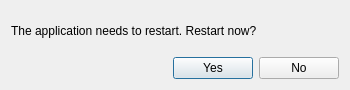
<?xml version="1.0" encoding="UTF-8"?>
<ui version="4.0">
 <class>RestartDialog</class>
 <widget class="QDialog" name="RestartDialog">
  <property name="geometry">
   <rect>
    <x>0</x>
    <y>0</y>
    <width>350</width>
    <height>90</height>
   </rect>
  </property>
  <property name="sizePolicy">
   <sizepolicy hsizetype="Fixed" vsizetype="Fixed">
    <horstretch>0</horstretch>
    <verstretch>0</verstretch>
   </sizepolicy>
  </property>
  <property name="windowTitle">
   <string>Restart</string>
  </property>
  <layout class="QVBoxLayout" name="verticalLayout">
   <item>
    <widget class="QLabel" name="label">
     <property name="sizePolicy">
      <sizepolicy hsizetype="Preferred" vsizetype="Preferred">
       <horstretch>0</horstretch>
       <verstretch>0</verstretch>
      </sizepolicy>
     </property>
     <property name="text">
      <string>The application needs to restart. Restart now?</string>
     </property>
    </widget>
   </item>
   <item>
    <layout class="QHBoxLayout" name="horizontalLayout">
     <item>
      <spacer name="horizontalSpacer">
       <property name="orientation">
        <enum>Qt::Horizontal</enum>
       </property>
       <property name="sizeHint" stdset="0">
        <size>
         <width>40</width>
         <height>20</height>
        </size>
       </property>
      </spacer>
     </item>
     <item>
      <widget class="QPushButton" name="yesButton">
       <property name="sizePolicy">
        <sizepolicy hsizetype="Fixed" vsizetype="Fixed">
         <horstretch>0</horstretch>
         <verstretch>0</verstretch>
        </sizepolicy>
       </property>
       <property name="text">
        <string>Yes</string>
       </property>
      </widget>
     </item>
     <item>
      <widget class="QPushButton" name="noButton">
       <property name="sizePolicy">
        <sizepolicy hsizetype="Fixed" vsizetype="Fixed">
         <horstretch>0</horstretch>
         <verstretch>0</verstretch>
        </sizepolicy>
       </property>
       <property name="text">
        <string>No</string>
       </property>
      </widget>
     </item>
    </layout>
   </item>
  </layout>
 </widget>
 <resources/>
 <connections>
  <connection>
   <sender>yesButton</sender>
   <signal>clicked()</signal>
   <receiver>RestartDialog</receiver>
   <slot>accept()</slot>
   <hints>
    <hint type="sourcelabel">
     <x>221</x>
     <y>63</y>
    </hint>
    <hint type="destinationlabel">
     <x>174</x>
     <y>44</y>
    </hint>
   </hints>
  </connection>
  <connection>
   <sender>noButton</sender>
   <signal>clicked()</signal>
   <receiver>RestartDialog</receiver>
   <slot>reject()</slot>
   <hints>
    <hint type="sourcelabel">
     <x>302</x>
     <y>63</y>
    </hint>
    <hint type="destinationlabel">
     <x>174</x>
     <y>44</y>
    </hint>
   </hints>
  </connection>
 </connections>
</ui>
